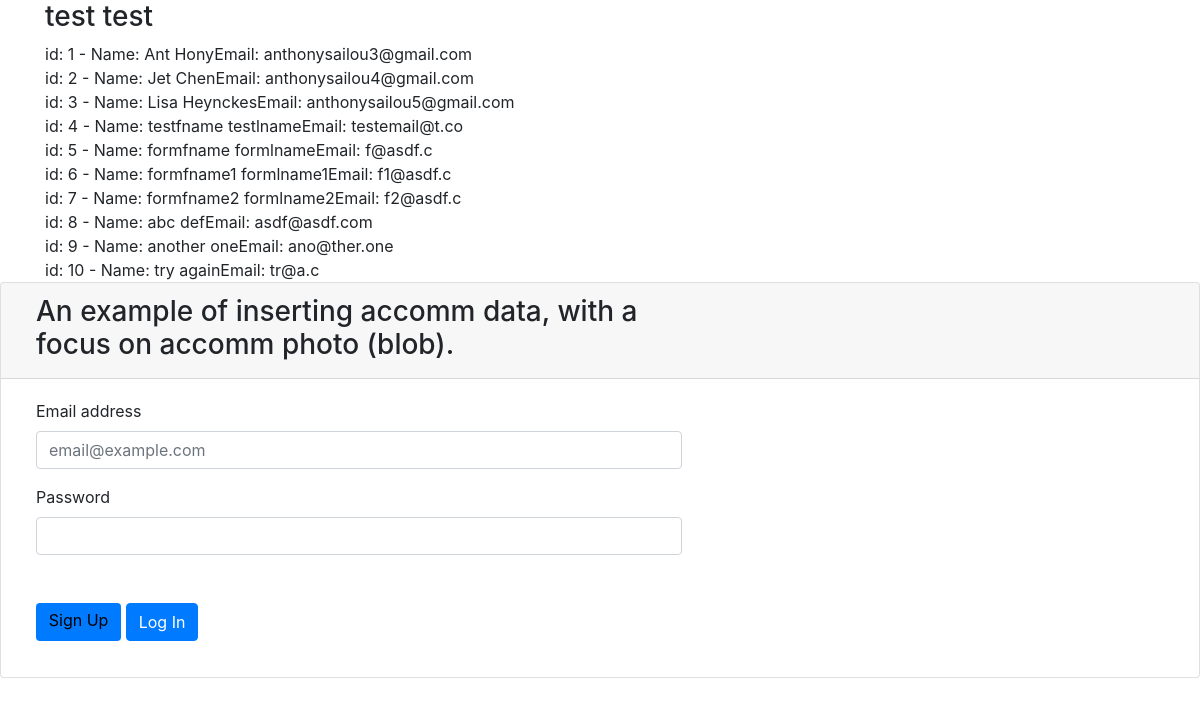
The app's page /testphp.php, older data.
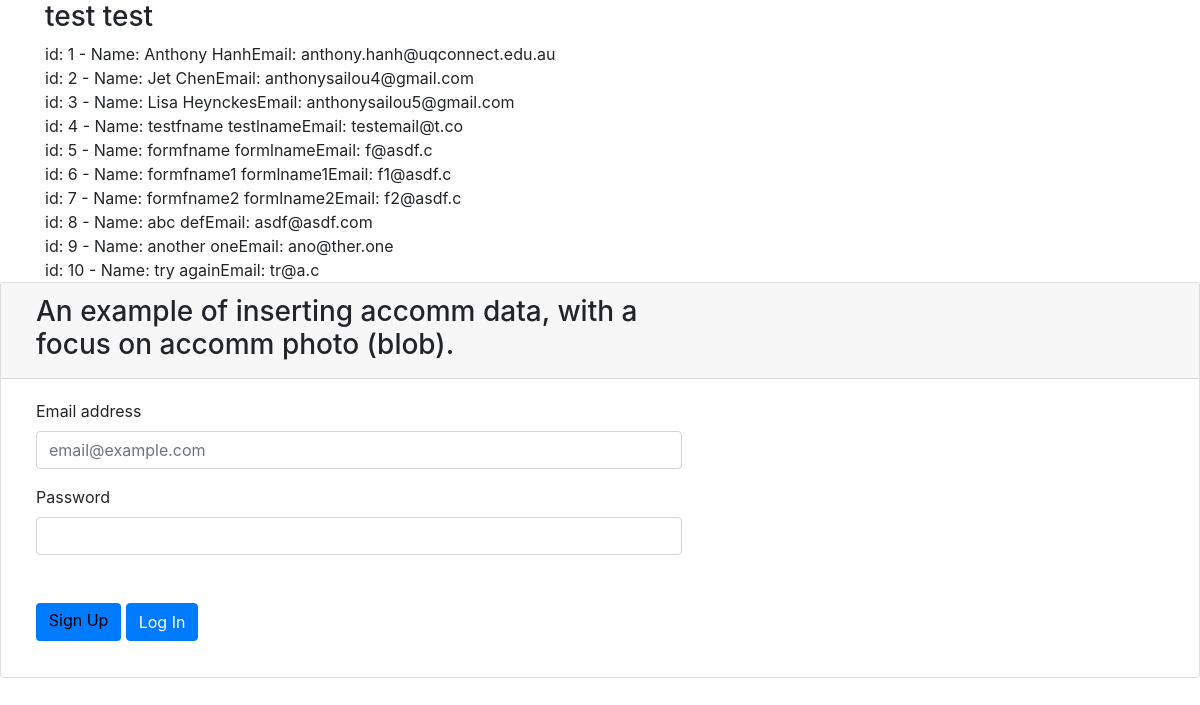
The same page, newer data.
### tables this page shows
CREATE TABLE `user` (
  `uid` int(11) NOT NULL,
  `firstname` varchar(30) NOT NULL,
  `surname` varchar(30) NOT NULL,
  `email` varchar(30) NOT NULL,
  `passw` varchar(30) NOT NULL,
  `photos` blob NOT NULL
);

### testphp.php (the view, shortened to what this page needs)
<!DOCTYPE html>
<?php
include("connectMySQL.php");
?>
<html lang="en">
<head>
    <link rel="stylesheet" href="https://maxcdn.bootstrapcdn.com/bootstrap/4.0.0/css/bootstrap.min.css"
>
    <link rel="stylesheet" href="css/lightbox.css" type="text/css" media="screen"/>
    <link rel="stylesheet" type="text/css" href="css/style.css"/>
</head>
<body>
    <div class="container">
        <div class="row">
            <div class="col-md">
                <h3>test test </h3>
                <?php
                    $sqlselect = "SELECT uid, firstname, surname, email FROM user";
                    $result = $conn->query($sqlselect);
                    while ($row = $result->fetch_assoc()) {
                        echo "id: " . $row["uid"] . " - Name: " . $row["firstname"] . " " . $row["surname"] . "Email: " . $row["email"] . "<br>";
                    }
                    ?>
                </div>
            </div>
        </div>
    <div class="card">
        <div class="card-header">
            <h3 class="col-7 mb-1">An example of inserting accomm data, with a focus on  accomm photo (blob).</h3>
        </div>
        <div class="card-body">
            <form id="randomform" action="#" method="POST">
                <div class="form-group">
                    <div class="col-7">
                        <label for="emailInput">Email address</label>
                        <input type="email" class="form-control" id="emailInput" placeholder="email@example.com" name="emailInput">
                    </div>
                </div>
                <div class="form-group mb-5">
                    <div class="col-7">
                        <label for="passwordInput">Password</label>
                        <input type="password" class="form-control" id="passwordInput" name="passwordInput">
                    </div>
                </div>
                <div class="form-group">
                    <div class="col-sm-7">
                        <a href="signup.html" class="signupBtn">Sign Up</a>
                        <button type="submit" class="btn btn-primary">Log In</button>
                    </div>
                </div>
            </form>
        </div>
    </div>
</body>
</html>

### css/style.css (style rules this page uses)
html, body { height: 100%; margin: 0; padding: 0; }
.signupBtn { background-color: #007aff; color: white; border-radius: 4px; padding: 0.3em 0.8em 0.55em 0.8em; font-size: 16px; display: inline-block; }

### testphp.php (style rules this page uses)
a:link { color:black; }

Row changes from the older to the newer data that the page shows:
changed user id 1: firstname "Ant" → "Anthony"; surname "Hony" → "Hanh"; email "anthonysailou3@gmail.com" → "anthony.hanh@uqconnect.edu.au"
